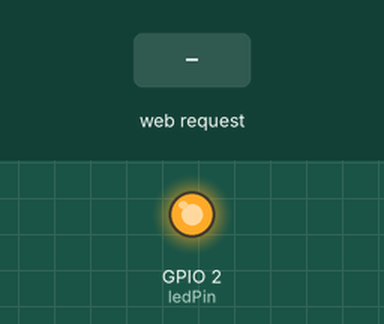
Simulated run of this sketch. Board: ESP8266 (NodeMCU). Parts: output pins drawn as LEDs (lit = HIGH). The test bench sets the inputs (shaded band). WiFi joins after 1.5 s; servers stay silent unless stated; what the sketch prints to the serial monitor is not drawn.

Above: at 2.7 s.
2.8 s: HTTP request GET /LED=ON received
At 4.2 s:
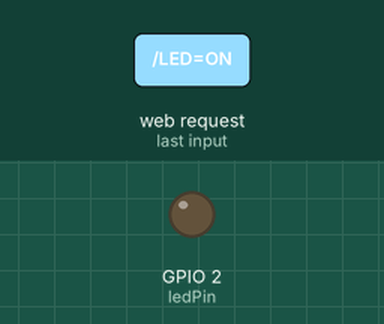
5.3 s: HTTP request GET /LED=OFF received
At 7.2 s:
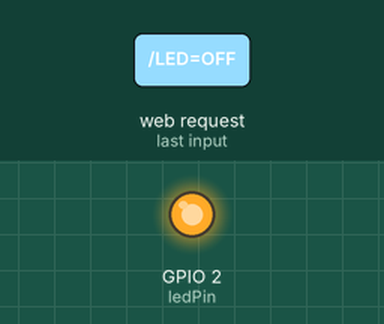
Timing chart, 0 to 8.7 s (numbered marks = the images above; inputs shaded):
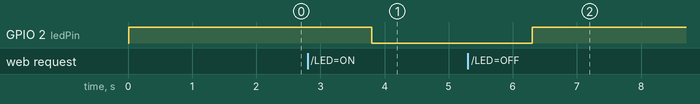

Measured:
- after the input at 2.8 s, GPIO 2 (ledPin): HIGH → LOW after 1.0 s
- after the input at 5.3 s, GPIO 2 (ledPin): LOW → HIGH after 1.0 s

The sketch:

LedControlOnInternet_Esp8266.ino
```cpp
#include <ESP8266WiFi.h>
const char* ssid = "Vansh";
const char* password = "9896545295";
int ledPin = 2;

WiFiServer server(80);

void setup() {
 Serial.begin(115200);
 delay(10);
 pinMode(ledPin, OUTPUT);
 digitalWrite(ledPin, HIGH);

// Connect to WiFi network
  Serial.println();
  Serial.println();
  Serial.print("Connecting to ");
  Serial.println(ssid);

WiFi.begin(ssid, password);

 while (WiFi.status() != WL_CONNECTED)
 {
  delay(500);
  Serial.print(".");
 }

 Serial.println("");
 Serial.println("WiFi connected");

// Start the server
 server.begin();
 Serial.println("Server started");

// Print the IP address
 Serial.print("Use this URL to connect: ");
 Serial.print("http://");
 Serial.print(WiFi.localIP());
 Serial.println("/");

}

void loop() {
 // Check if a client has connected
 WiFiClient client = server.available();
 if (!client) {
 return;
 }

// Wait until the client sends some data
 Serial.println("new client");
 while(!client.available()){
 delay(1);
 }

// Read the first line of the request
 String request = client.readStringUntil('r');
 Serial.println(request);
 client.flush();

// Match the request
 //Lolin nodeMCU has inverted the LED.
 //Low level turns on the led
 //while High level turns it off

int value = HIGH; //initially off
 if (request.indexOf("/LED=OFF") != -1) {
 digitalWrite(ledPin, HIGH);
 value = HIGH;
 }
 if (request.indexOf("/LED=ON") != -1) {
 digitalWrite(ledPin, LOW);
 value = LOW;
 }

// Set ledPin according to the request
 //digitalWrite(ledPin, value);

// Return the response
 client.println("HTTP/1.1 200 OK");
 client.println("Content-Type: text/html");
 client.println("");
 client.println("<!DOCTYPE HTML>");
 client.println("<html>");
 client.println("<meta name=\"viewport\" content=\"width=device-width, initial-scale=1\">");
 client.println("<link rel=\"stylesheet\" href=\"https://www.w3schools.com/w3css/4/w3.css\">");
 client.println("<style>p.padding{padding-left: 0.4cm;}p{color: black;}cred{color: red}cgreen{color: green}</style>");

 client.print("<br><p class=\"padding\">On-Board Led is now : ");
 //High=off
 //Low=on

if(value == HIGH) {
 client.print("<cred>Off</cred>");
 } else {
 client.print("<cgreen>On<cgreen></p>");
 }
 client.println("<div class=\"w3-container\">");
 client.println("<br>");
 client.println("<a href=\"/LED=ON\"\"><button class=\"w3-btn w3-ripple w3-green\">Turn On </button></a>");
 client.println("<a href=\"/LED=OFF\"\"><button class=\"w3-btn w3-ripple w3-red\">Turn Off </button></a><br />");
 client.println("</div>");
 client.println("</html>");

 delay(1);
 Serial.println("Client disonnected");
 Serial.println("");
}
```
